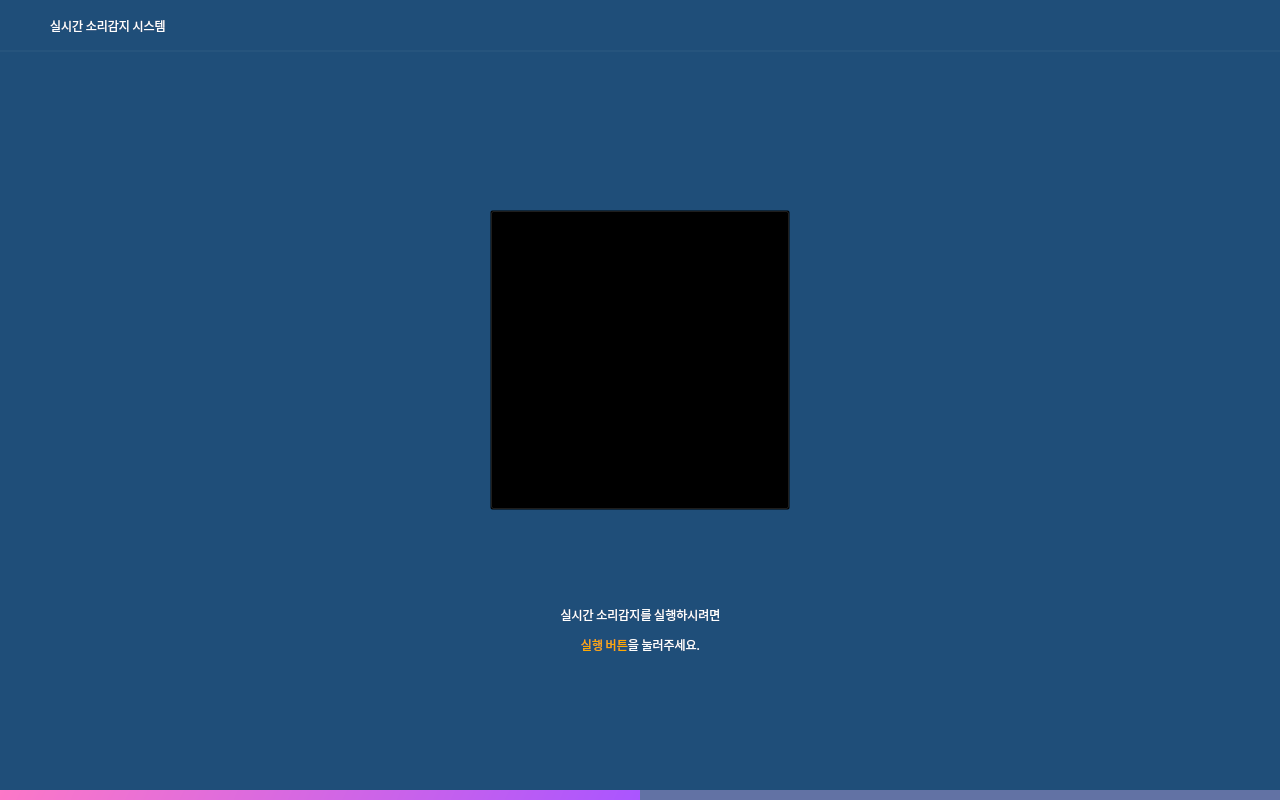
<?xml version="1.0" encoding="UTF-8"?>
<ui version="4.0">
 <class>Form</class>
 <widget class="QWidget" name="Form">
  <property name="geometry">
   <rect>
    <x>0</x>
    <y>0</y>
    <width>1280</width>
    <height>800</height>
   </rect>
  </property>
  <property name="minimumSize">
   <size>
    <width>1280</width>
    <height>800</height>
   </size>
  </property>
  <property name="maximumSize">
   <size>
    <width>1280</width>
    <height>800</height>
   </size>
  </property>
  <property name="windowTitle">
   <string>Form</string>
  </property>
  <property name="styleSheet">
   <string notr="true">background-color: rgb(31, 78, 121);</string>
  </property>
  <widget class="QLabel" name="program_name">
   <property name="geometry">
    <rect>
     <x>50</x>
     <y>10</y>
     <width>231</width>
     <height>31</height>
    </rect>
   </property>
   <property name="font">
    <font>
     <family>Franklin Gothic Heavy</family>
    </font>
   </property>
   <property name="styleSheet">
    <string notr="true">color : rgb(255,255,255);
background : transparent;</string>
   </property>
   <property name="text">
    <string>실시간 소리감지 시스템</string>
   </property>
   <property name="alignment">
    <set>Qt::AlignLeading|Qt::AlignLeft|Qt::AlignVCenter</set>
   </property>
  </widget>
  <widget class="QLabel" name="logo">
   <property name="geometry">
    <rect>
     <x>10</x>
     <y>10</y>
     <width>31</width>
     <height>31</height>
    </rect>
   </property>
   <property name="styleSheet">
    <string notr="true">border-image: url(&quot;./resource/logo.png&quot;);
background : transparent;</string>
   </property>
   <property name="text">
    <string/>
   </property>
  </widget>
  <widget class="QLabel" name="line">
   <property name="geometry">
    <rect>
     <x>-120</x>
     <y>50</y>
     <width>2000</width>
     <height>2</height>
    </rect>
   </property>
   <property name="font">
    <font>
     <family>Arial Black</family>
    </font>
   </property>
   <property name="styleSheet">
    <string notr="true">background-color: rgb(38, 84, 125);</string>
   </property>
   <property name="text">
    <string/>
   </property>
  </widget>
  <widget class="QLabel" name="play_back">
   <property name="geometry">
    <rect>
     <x>450</x>
     <y>150</y>
     <width>400</width>
     <height>400</height>
    </rect>
   </property>
   <property name="styleSheet">
    <string notr="true">border-image: url(&quot;./resource/play_back.png&quot;);
background : transparent;</string>
   </property>
   <property name="text">
    <string/>
   </property>
  </widget>
  <widget class="QLabel" name="text1">
   <property name="geometry">
    <rect>
     <x>250</x>
     <y>570</y>
     <width>781</width>
     <height>121</height>
    </rect>
   </property>
   <property name="font">
    <font>
     <family>Franklin Gothic Heavy</family>
    </font>
   </property>
   <property name="styleSheet">
    <string notr="true">color : rgb(255,255,255);
background : transparent;</string>
   </property>
   <property name="text">
    <string>&lt;html&gt;&lt;head/&gt;&lt;body&gt;&lt;p&gt;실시간 소리감지를 실행하시려면&lt;/p&gt;&lt;p&gt;&lt;span style=&quot; color:#ffaa00;&quot;&gt;실행 버튼&lt;/span&gt;을 눌러주세요.&lt;/p&gt;&lt;/body&gt;&lt;/html&gt;</string>
   </property>
   <property name="alignment">
    <set>Qt::AlignCenter</set>
   </property>
  </widget>
  <widget class="QPushButton" name="play">
   <property name="geometry">
    <rect>
     <x>490</x>
     <y>210</y>
     <width>300</width>
     <height>300</height>
    </rect>
   </property>
   <property name="cursor">
    <cursorShape>PointingHandCursor</cursorShape>
   </property>
   <property name="styleSheet">
    <string notr="true">QPushButton {
border-image: url(&quot;./resource/play_button.png&quot;);
background : transparent;
}
QPushButton:pressed {
border-image: url(&quot;./resource/push_play.png&quot;);
background : transparent;
}</string>
   </property>
   <property name="text">
    <string/>
   </property>
  </widget>
  <widget class="QProgressBar" name="progressBar">
   <property name="geometry">
    <rect>
     <x>-10</x>
     <y>790</y>
     <width>1301</width>
     <height>16</height>
    </rect>
   </property>
   <property name="styleSheet">
    <string notr="true">QProgressBar{
background-color: rgb(98, 114, 164);
color:rgb(200,200,200);
 border-style: none;
border-bottom-right-radius: 30px;
border-bottom-left-radius: 30px;
border-top-right-radius: 30px;
border-top-left-radius: 30px;
}

QProgressBar::chunk{
border-bottom-right-radius: 30px;
border-bottom-left-radius: 30px;
border-top-right-radius: 30px;
border-top-left-radius: 30px;
background-color: qlineargradient(spread:pad, x1:0, y1:0.511364, x2:1, y2:0.523, stop:0 rgba(254, 121, 199, 255), stop:1 rgba(170, 85, 255, 255));
}</string>
   </property>
   <property name="maximum">
    <number>0</number>
   </property>
   <property name="value">
    <number>0</number>
   </property>
   <property name="alignment">
    <set>Qt::AlignCenter</set>
   </property>
  </widget>
 </widget>
 <resources/>
 <connections>
  <connection>
   <sender>play</sender>
   <signal>clicked()</signal>
   <receiver>Form</receiver>
   <slot>start()</slot>
   <hints>
    <hint type="sourcelabel">
     <x>649</x>
     <y>312</y>
    </hint>
    <hint type="destinationlabel">
     <x>243</x>
     <y>236</y>
    </hint>
   </hints>
  </connection>
 </connections>
 <slots>
  <slot>start()</slot>
  <slot>stop()</slot>
 </slots>
</ui>
